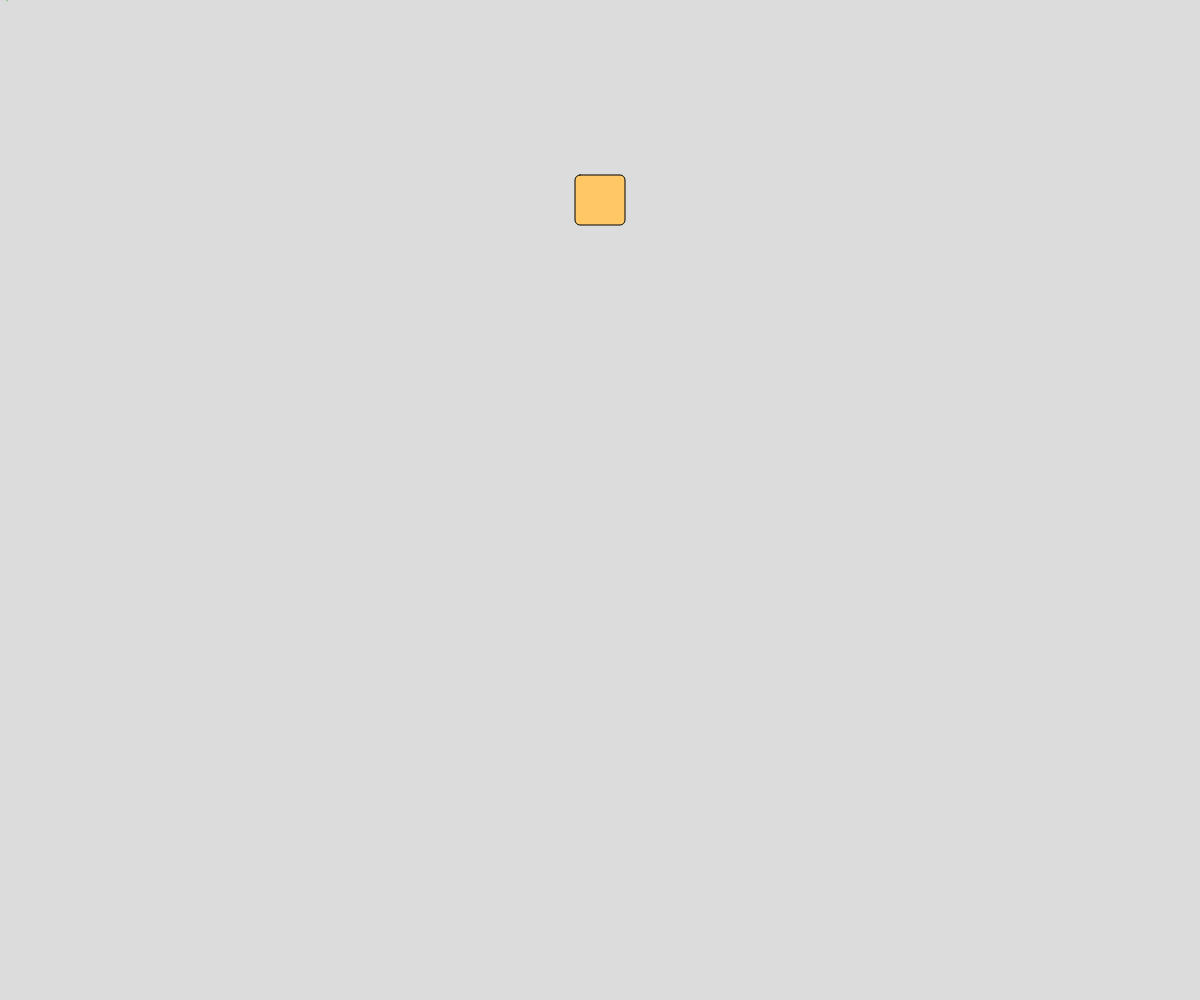
Frame 1 (no input)
Frame 60 (no input): identical to frame 1, image omitted
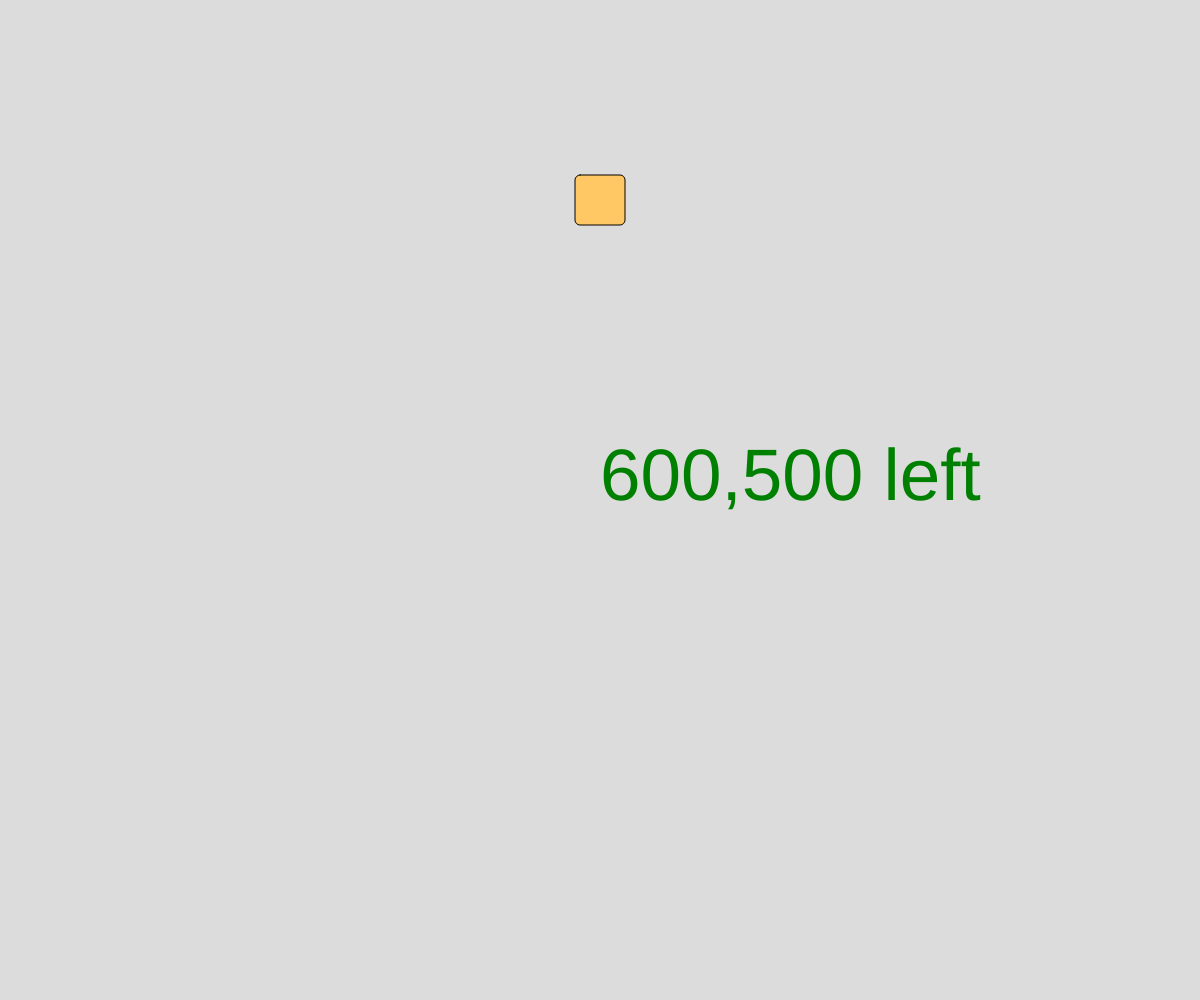
Frame 120 (the mouse pressed at the canvas centre since frame 60)

The p5.js sketch that drew these frames (run headless with seeded random() and noise() and a simulated clock; from frame 60 on, the mouse is pressed at the canvas centre):

// p5.js sketch
// ── sketch.js
// user events
// Jacky, Zhou
// Feb/7/2025
//
// global variable declarations
let tSize = 10;
let x;


function setup() {
  createCanvas(windowWidth, windowHeight);
  x = width/2;
  rectMode(CENTER);
}

function draw() {
  background(220);
  //print("Current Frame:" + frameCount); // console.log()
  fill("green");
  textSize(tSize);
  text(mouseX + "," + mouseY + " " + mouseButton, mouseX, mouseY);
  
  fill(255, 200, 100);
  square(x, 200, 50, 5);

  if(keyIsDown(LEFT_ARROW)){
    x = x - 5;
    if (x<0){
      x = width;
    }
  }
  if(keyIsDown(RIGHT_ARROW)){
    x = x + 5;
    if (x>width){
      x=0;
    }
  }
}

function mousePressed(){
  tSize = random(5,100);

}
